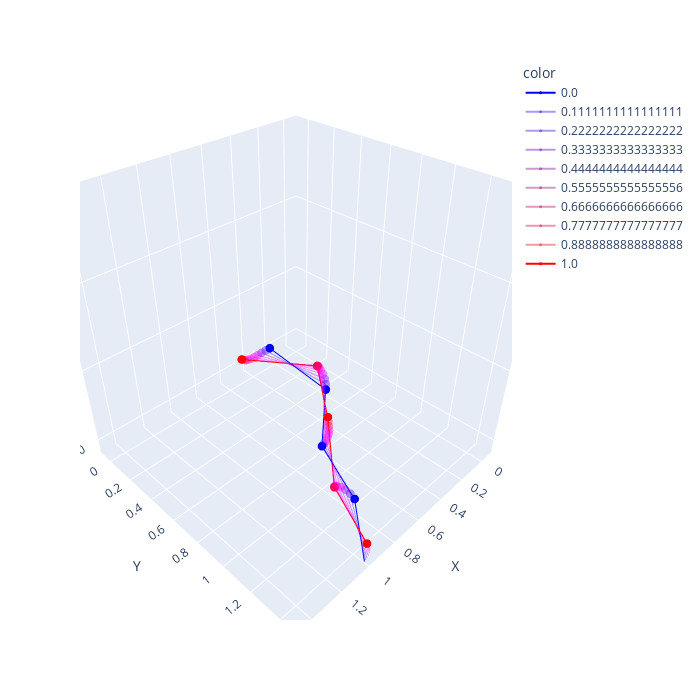

The notebook cell saved with this chart:
### Code cell
# for i in range(10):
i=5
sim.visualise_simulation_evolution(
    configurations[5*i:5*(i+4):2],
    count,
    range_x=(-0.1, 1.5),
    range_y=(-0.1, 1.5),
    range_z=(-0.1, 1.5),
    # color_disc_map=lambda val: f"rgba({255*val}, 0, {255*(1.-val)}, {(np.sin(np.abs(val*np.pi - np.pi/2))**3 + 0.3)/1.5 })", #val*0.7+0.3
    color_disc_map=lambda val: f"rgba({255*val}, 0, {255*(1.-val)}, {np.piecewise(val, [val == 0. or val == 1., val != 0 and val != 1], [1, 0.4])})"
)

### Figure 1 — Plotly figure (JSON) as saved in the notebook; plotly's stock layout.template omitted (floating-point values rounded to 4 significant figures)
{"data": [{"hovertemplate": "color=0.0<br>X=%{x}<br>Y=%{y}<br>Z=%{z}<extra></extra>", "legendgroup": "0.0", "line": {"color": "rgba(0.0, 0, 255.0, 1.0)", "dash": "solid"}, "marker": {"size": 3, "symbol": "circle"}, "mode": "lines+markers", "name": "0.0", "scene": "scene", "showlegend": true, "type": "scatter3d", "x": [0.25, 0.2303, 0.6103, 0.8367, 1.146], "y": [0.001796, 0.495, 0.8199, 1.257, 1.629], "z": [0.05994, -0.01981, -0.02838, 0.05842, -0.0677]}, {"hovertemplate": "color=0.1111111111111111<br>X=%{x}<br>Y=%{y}<br>Z=%{z}<extra></extra>", "legendgroup": "0.1111111111111111", "line": {"color": "rgba(28.333333333333332, 0, 226.66666666666666, 0.4)", "dash": "solid"}, "marker": {"size": 3, "symbol": "circle"}, "mode": "lines+markers", "name": "0.1111111111111111", "scene": "scene", "showlegend": true, "type": "scatter3d", "x": [0.27, 0.2126, 0.5878, 0.8324, 1.113], "y": [-0.01815, 0.477, 0.8033, 1.223, 1.616], "z": [0.0421, 0.003355, -0.04941, 0.06832, -0.06165]}, {"hovertemplate": "color=0.2222222222222222<br>X=%{x}<br>Y=%{y}<br>Z=%{z}<extra></extra>", "legendgroup": "0.2222222222222222", "line": {"color": "rgba(56.666666666666664, 0, 198.33333333333334, 0.4)", "dash": "solid"}, "marker": {"size": 3, "symbol": "circle"}, "mode": "lines+markers", "name": "0.2222222222222222", "scene": "scene", "showlegend": true, "type": "scatter3d", "x": [0.29, 0.1983, 0.5591, 0.8301, 1.082], "y": [-0.03735, 0.4542, 0.7883, 1.187, 1.604], "z": [0.02224, 0.02559, -0.06438, 0.06817, -0.04599]}, {"hovertemplate": "color=0.3333333333333333<br>X=%{x}<br>Y=%{y}<br>Z=%{z}<extra></extra>", "legendgroup": "0.3333333333333333", "line": {"color": "rgba(85.0, 0, 170.00000000000003, 0.4)", "dash": "solid"}, "marker": {"size": 3, "symbol": "circle"}, "mode": "lines+markers", "name": "0.3333333333333333", "scene": "scene", "showlegend": true, "type": "scatter3d", "x": [0.31, 0.187, 0.5289, 0.8277, 1.057], "y": [-0.05469, 0.4283, 0.7749, 1.154, 1.591], "z": [0.003479, 0.0432, -0.07073, 0.05894, -0.02501]}, {"hovertemplate": "color=0.4444444444444444<br>X=%{x}<br>Y=%{y}<br>Z=%{z}<extra></extra>", "legendgroup": "0.4444444444444444", "line": {"color": "rgba(113.33333333333333, 0, 141.66666666666669, 0.4)", "dash": "solid"}, "marker": {"size": 3, "symbol": "circle"}, "mode": "lines+markers", "name": "0.4444444444444444", "scene": "scene", "showlegend": true, "type": "scatter3d", "x": [0.33, 0.1779, 0.5019, 0.8241, 1.04], "y": [-0.06918, 0.4026, 0.7631, 1.128, 1.577], "z": [-0.01121, 0.05399, -0.06898, 0.04445, -0.003633]}, {"hovertemplate": "color=0.5555555555555556<br>X=%{x}<br>Y=%{y}<br>Z=%{z}<extra></extra>", "legendgroup": "0.5555555555555556", "line": {"color": "rgba(141.66666666666669, 0, 113.33333333333333, 0.4)", "dash": "solid"}, "marker": {"size": 3, "symbol": "circle"}, "mode": "lines+markers", "name": "0.5555555555555556", "scene": "scene", "showlegend": true, "type": "scatter3d", "x": [0.35, 0.1693, 0.481, 0.819, 1.03], "y": [-0.08, 0.3798, 0.7525, 1.11, 1.563], "z": [-0.01951, 0.05736, -0.06106, 0.02792, 0.0157]}, {"hovertemplate": "color=0.6666666666666666<br>X=%{x}<br>Y=%{y}<br>Z=%{z}<extra></extra>", "legendgroup": "0.6666666666666666", "line": {"color": "rgba(170.0, 0, 85.00000000000001, 0.4)", "dash": "solid"}, "marker": {"size": 3, "symbol": "circle"}, "mode": "lines+markers", "name": "0.6666666666666666", "scene": "scene", "showlegend": true, "type": "scatter3d", "x": [0.37, 0.1597, 0.4667, 0.8126, 1.025], "y": [-0.08651, 0.3611, 0.7423, 1.098, 1.55], "z": [-0.02012, 0.0537, -0.0485, 0.01036, 0.03347]}, {"hovertemplate": "color=0.7777777777777777<br>X=%{x}<br>Y=%{y}<br>Z=%{z}<extra></extra>", "legendgroup": "0.7777777777777777", "line": {"color": "rgba(198.33333333333331, 0, 56.66666666666669, 0.4)", "dash": "solid"}, "marker": {"size": 3, "symbol": "circle"}, "mode": "lines+markers", "name": "0.7777777777777777", "scene": "scene", "showlegend": true, "type": "scatter3d", "x": [0.39, 0.1482, 0.457, 0.804, 1.023], "y": [-0.08835, 0.3456, 0.7314, 1.091, 1.536], "z": [-0.01293, 0.04376, -0.03193, -0.00885, 0.05108]}, {"hovertemplate": "color=0.8888888888888888<br>X=%{x}<br>Y=%{y}<br>Z=%{z}<extra></extra>", "legendgroup": "0.8888888888888888", "line": {"color": "rgba(226.66666666666666, 0, 28.333333333333346, 0.4)", "dash": "solid"}, "marker": {"size": 3, "symbol": "circle"}, "mode": "lines+markers", "name": "0.8888888888888888", "scene": "scene", "showlegend": true, "type": "scatter3d", "x": [0.41, 0.1348, 0.4484, 0.7916, 1.021], "y": [-0.08542, 0.3311, 0.7185, 1.082, 1.515], "z": [0.0009188, 0.02855, -0.01197, -0.02956, 0.06708]}, {"hovertemplate": "color=1.0<br>X=%{x}<br>Y=%{y}<br>Z=%{z}<extra></extra>", "legendgroup": "1.0", "line": {"color": "rgba(255.0, 0, 0.0, 1.0)", "dash": "solid"}, "marker": {"size": 3, "symbol": "circle"}, "mode": "lines+markers", "name": "1.0", "scene": "scene", "showlegend": true, "type": "scatter3d", "x": [0.43, 0.1208, 0.4365, 0.7745, 1.015], "y": [-0.07787, 0.3149, 0.7027, 1.067, 1.487], "z": [0.01924, 0.009835, 0.009241, -0.04833, 0.07531]}], "layout": {"height": 700, "legend": {"title": {"text": "color"}, "tracegroupgap": 0}, "margin": {"t": 60}, "scene": {"aspectmode": "manual", "aspectratio": {"x": 1, "y": 1, "z": 1}, "domain": {"x": [0, 1], "y": [0, 1]}, "xaxis": {"range": [-0.1, 1.5], "showgrid": true, "title": {"text": "X"}, "zeroline": true}, "yaxis": {"range": [-0.1, 1.5], "showgrid": true, "title": {"text": "Y"}, "zeroline": true}, "zaxis": {"range": [-0.1, 1.5], "showgrid": true, "title": {"text": "Z"}, "zeroline": true}}, "showlegend": true, "width": 700}}
